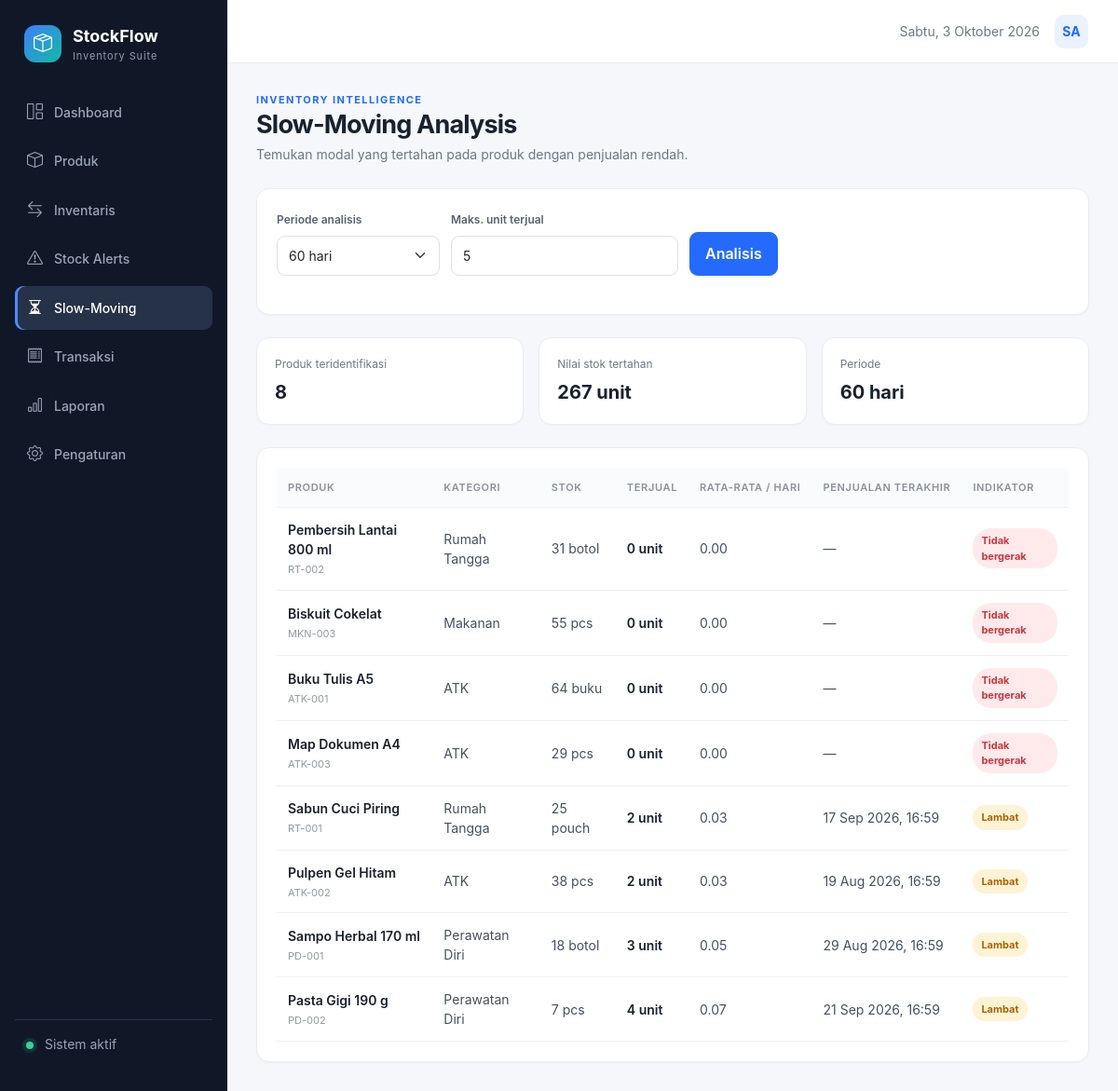
Screenshot of /slow-moving with the database file from the repository.
### tables this page shows
CREATE TABLE products (
    id INTEGER PRIMARY KEY AUTOINCREMENT,
    sku TEXT NOT NULL UNIQUE,
    name TEXT NOT NULL,
    category_id INTEGER NOT NULL,
    purchase_price REAL NOT NULL DEFAULT 0 CHECK (purchase_price >= 0),
    selling_price REAL NOT NULL DEFAULT 0 CHECK (selling_price >= 0),
    stock INTEGER NOT NULL DEFAULT 0 CHECK (stock >= 0),
    min_stock INTEGER NOT NULL DEFAULT 0 CHECK (min_stock >= 0),
    target_stock INTEGER NOT NULL DEFAULT 0 CHECK (target_stock >= 0),
    unit TEXT NOT NULL DEFAULT 'pcs',
    active INTEGER NOT NULL DEFAULT 1,
    created_at TEXT NOT NULL DEFAULT CURRENT_TIMESTAMP,
    updated_at TEXT NOT NULL DEFAULT CURRENT_TIMESTAMP,
    FOREIGN KEY (category_id) REFERENCES categories(id) ON DELETE RESTRICT
);

### inventory/routes.py (the view)
@bp.route("/slow-moving")
def slow_moving():
    days = request.args.get("days", current_app.config["SLOW_MOVING_DAYS"], type=int)
    if days not in {30, 60, 90}:
        days = 60
    max_units = request.args.get("max_units", current_app.config["SLOW_MOVING_MAX_UNITS"], type=int)
    max_units = max(0, min(max_units, 1000))
    rows = slow_moving_products(days, max_units)
    return render_template("slow_moving.html", products=rows, days=days, max_units=max_units)

### inventory/db.py (called while the page is built)
def get_db():
    if "db" not in g:
        g.db = sqlite3.connect(current_app.config["DATABASE"])
        g.db.row_factory = sqlite3.Row
        g.db.execute("PRAGMA foreign_keys = ON")
    return g.db

### inventory/routes.py (called while the page is built)
@bp.app_template_filter("date_id")
def date_id(value):
    if not value:
        return "—"
    try:
        return datetime.fromisoformat(value).strftime("%d %b %Y, %H:%M")
    except (TypeError, ValueError):
        return value

@bp.app_context_processor
def template_helpers():
    return {"stock_status": stock_status}

### inventory/services.py (called while the page is built)
def slow_moving_products(days=60, max_units=5):
    cutoff = (datetime.now() - timedelta(days=days)).isoformat(timespec="seconds")
    rows = get_db().execute(
        """
        SELECT p.*, c.name AS category_name,
               COALESCE(SUM(CASE WHEN m.movement_type = 'OUT' THEN m.quantity ELSE 0 END), 0) AS sold_units,
               MAX(CASE WHEN m.movement_type = 'OUT' THEN m.created_at END) AS last_sale
        FROM products p
        JOIN categories c ON c.id = p.category_id
        LEFT JOIN stock_movements m ON m.product_id = p.id AND m.created_at >= ?
        WHERE p.active = 1
        GROUP BY p.id
        HAVING sold_units <= ?
        ORDER BY sold_units ASC, p.stock * p.purchase_price DESC
        """,
        (cutoff, max_units),
    ).fetchall()
    return rows

### inventory/templates/slow_moving.html
{% extends 'base.html' %}{% block title %}Slow-Moving{% endblock %}
{% block content %}<div class="page-heading"><div><p class="eyebrow">INVENTORY INTELLIGENCE</p><h1>Slow-Moving Analysis</h1><p>Temukan modal yang tertahan pada produk dengan penjualan rendah.</p></div></div>
<section class="panel mb-4"><form class="filter-bar"><div><label class="form-label">Periode analisis</label><select class="form-select" name="days"><option value="30" {{ 'selected' if days==30 }}>30 hari</option><option value="60" {{ 'selected' if days==60 }}>60 hari</option><option value="90" {{ 'selected' if days==90 }}>90 hari</option></select></div><div><label class="form-label">Maks. unit terjual</label><input class="form-control" type="number" min="0" name="max_units" value="{{ max_units }}"></div><button class="btn btn-primary align-self-end">Analisis</button></form></section>
<div class="row g-3 mb-4"><div class="col-md-4"><div class="mini-stat"><span>Produk teridentifikasi</span><strong>{{ products|length }}</strong></div></div><div class="col-md-4"><div class="mini-stat"><span>Nilai stok tertahan</span><strong>{{ products|sum(attribute='stock') }} unit</strong></div></div><div class="col-md-4"><div class="mini-stat"><span>Periode</span><strong>{{ days }} hari</strong></div></div></div>
<section class="panel"><div class="table-responsive"><table class="table align-middle"><thead><tr><th>Produk</th><th>Kategori</th><th>Stok</th><th>Terjual</th><th>Rata-rata / hari</th><th>Penjualan Terakhir</th><th>Indikator</th></tr></thead><tbody>{% for p in products %}<tr><td><strong>{{ p.name }}</strong><small>{{ p.sku }}</small></td><td>{{ p.category_name }}</td><td>{{ p.stock }} {{ p.unit }}</td><td><strong>{{ p.sold_units }} unit</strong></td><td>{{ '%.2f'|format(p.sold_units/days) }}</td><td>{{ p.last_sale|date_id }}</td><td><span class="stock-badge {{ 'critical' if p.sold_units==0 else 'warning' }}">{{ 'Tidak bergerak' if p.sold_units==0 else 'Lambat' }}</span></td></tr>{% else %}<tr><td colspan="7" class="empty-state">Tidak ada produk sesuai kriteria.</td></tr>{% endfor %}</tbody></table></div></section>{% endblock %}

### inventory/static/css/app.css (style rules this page uses)
:root { --ink:#18212f;--muted:#6d7889;--line:#e8edf3;--bg:#f5f7fa;--primary:#246bfd;--nav:#101828;--teal:#12a594;--warning:#f59e0b;--danger:#e5484d }
* { box-sizing:border-box }
body { margin:0;background:var(--bg);color:var(--ink);font-family:Inter,"Segoe UI",Roboto,Helvetica,Arial,sans-serif;font-size:14px }
.page-heading { display:flex;justify-content:space-between;align-items:center;gap:20px;margin-bottom:26px }
.page-heading h1 { font-size:27px;letter-spacing:-.03em;margin:2px 0 5px;font-weight:700 }
.page-heading p { margin:0;color:var(--muted) }
.eyebrow { font-size:11px!important;color:var(--primary)!important;font-weight:700;letter-spacing:.13em }
.btn { border-radius:9px;font-weight:600;padding:.65rem 1rem }
.btn-primary { background:var(--primary);border-color:var(--primary) }
.metric-card,.panel,.mini-stat { background:#fff;border:1px solid var(--line);border-radius:14px;box-shadow:0 1px 2px #18212f08 }
.panel { padding:21px }
.table { margin:0 }
.table>:not(caption)>*>* { padding:13px 12px;border-color:#edf0f4 }
.table thead th { font-size:11px;text-transform:uppercase;letter-spacing:.06em;color:#8791a1;font-weight:600;background:#fafbfc;white-space:nowrap }
.table td { color:#445064 }
.table td strong,.table td small { display:block }
.table td strong { color:var(--ink);font-weight:600 }
.table td small { color:#9099a8;font-size:11px;margin-top:3px }
.stock-badge,.movement-badge { display:inline-block;border-radius:20px;padding:5px 9px;font-size:11px;font-weight:700 }
.stock-badge.warning { color:#a96400;background:#fff3d6 }
.stock-badge.critical { color:#c9363e;background:#ffeaeb }
.filter-bar { display:flex;gap:12px;align-items:center;margin-bottom:20px;flex-wrap:wrap }
.filter-bar .form-select,.filter-bar .form-control { width:auto;min-width:175px }
.form-control,.form-select { border-radius:9px;border-color:#dce2e9;padding:.62rem .75rem;font-size:14px }
.form-label { font-size:12px;font-weight:600;color:#566173 }
.mini-stat { padding:19px }
.mini-stat span,.mini-stat strong { display:block }
.mini-stat span { color:var(--muted);font-size:12px }
.mini-stat strong { font-size:20px;margin-top:6px }

### rows the page displays
products: name "Pembersih Lantai 800 ml", sku "RT-002", category_name "Rumah Tangga", stock "31", unit "botol", sold_units "0", sold_units "0.00", last_sale "—", sold_units "Tidak bergerak"
products: name "Biskuit Cokelat", sku "MKN-003", category_name "Makanan", stock "55", unit "pcs", sold_units "0", sold_units "0.00", last_sale "—", sold_units "Tidak bergerak"
products: name "Buku Tulis A5", sku "ATK-001", category_name "ATK", stock "64", unit "buku", sold_units "0", sold_units "0.00", last_sale "—", sold_units "Tidak bergerak"
products: name "Map Dokumen A4", sku "ATK-003", category_name "ATK", stock "29", unit "pcs", sold_units "0", sold_units "0.00", last_sale "—", sold_units "Tidak bergerak"
products: name "Sabun Cuci Piring", sku "RT-001", category_name "Rumah Tangga", stock "25", unit "pouch", sold_units "2", sold_units "0.03", last_sale "17 Sep 2026, 16:59", sold_units "Lambat"
products: name "Pulpen Gel Hitam", sku "ATK-002", category_name "ATK", stock "38", unit "pcs", sold_units "2", sold_units "0.03", last_sale "19 Aug 2026, 16:59", sold_units "Lambat"
products: name "Sampo Herbal 170 ml", sku "PD-001", category_name "Perawatan Diri", stock "18", unit "botol", sold_units "3", sold_units "0.05", last_sale "29 Aug 2026, 16:59", sold_units "Lambat"
products: name "Pasta Gigi 190 g", sku "PD-002", category_name "Perawatan Diri", stock "7", unit "pcs", sold_units "4", sold_units "0.07", last_sale "21 Sep 2026, 16:59", sold_units "Lambat"

### other values shown
{{ products|length }} "8"
{{ products|sum(attribute='stock') }} "267"
{{ days }} "60"
